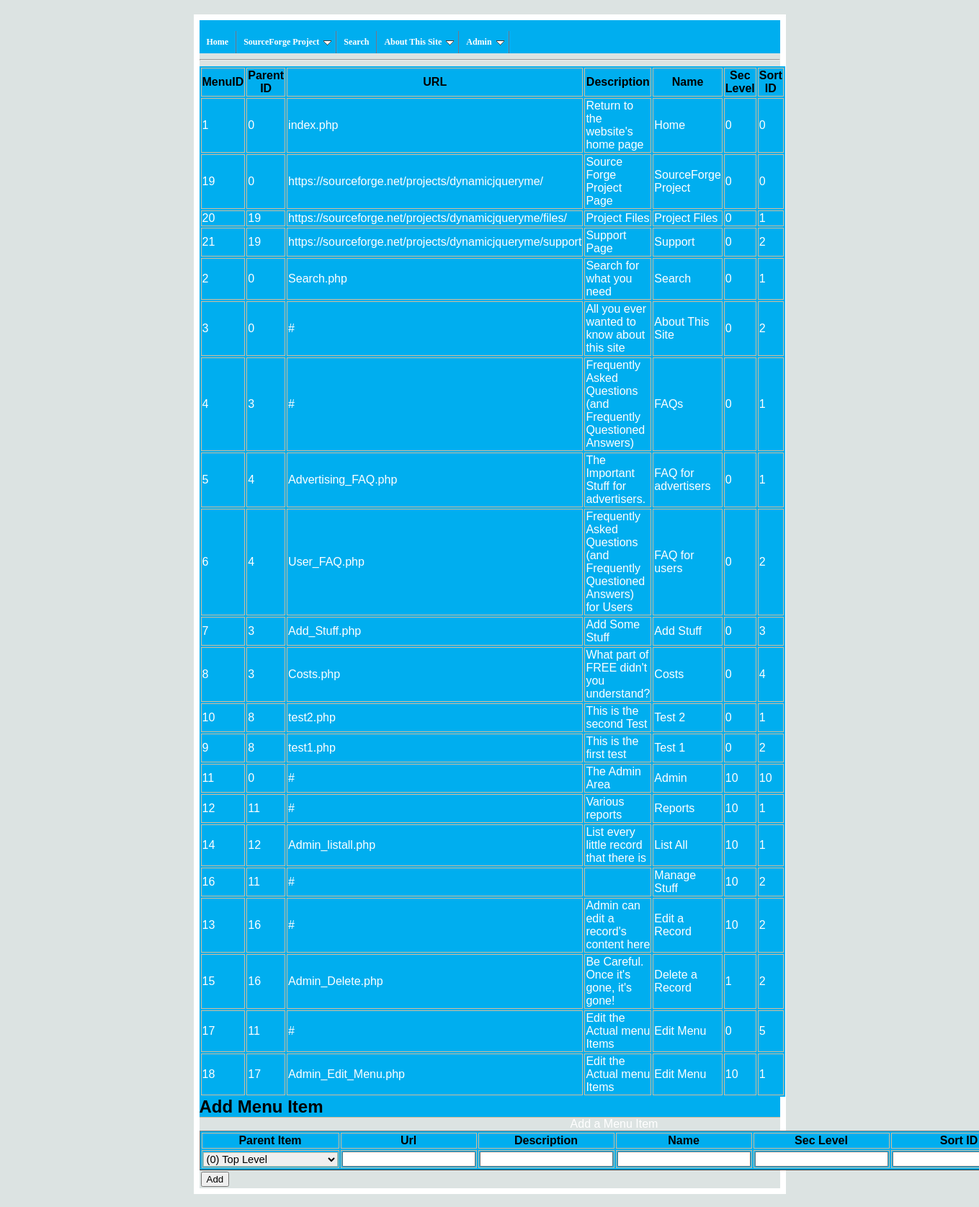
The app's page /Admin_Edit_Menu.php with its own data.
### tables this page shows
CREATE TABLE IF NOT EXISTS `menu` (
  `menuid` bigint(10) unsigned NOT NULL auto_increment,
  `parentid` bigint(10) unsigned NOT NULL default '0',
  `sortid` bigint(10) unsigned NOT NULL default '0',
  `url` varchar(255) NOT NULL default '#',
  `name` varchar(255) NOT NULL default 'Unknown',
  `desc` varchar(255) NOT NULL default 'Unknown',
  `seclevel` bigint(10) unsigned NOT NULL default '0',
  PRIMARY KEY  (`menuid`)
);

### Admin_Edit_Menu.php (the view, shortened to what this page needs)
<html>
    <head>
        <link rel="stylesheet" type="text/css" href="jquery/jqueryslidemenu.css" />
        <link rel="stylesheet" type="text/css" href="default.css">
    </head>
    <body>
        <div id="main" align="center">
        <div align="center">
            <?php include_once ("menu.php"); ?>
        </div>
		<hr style="clear: left"/>
		<table>
			<tr>
				<th>MenuID</th>
				<th>Parent ID</th>
				<th>URL</th>
				<th>Description</th>
				<th>Name</th>
				<th>Sec Level</th>
				<th>Sort ID</th>
			</tr>
        <?php
        editmenu(0);
        ?>
		</table>
		<h2>Add Menu Item</h2>
        <form action="<?=$_SERVER["SCRIPT_NAME"]?>" method="POST" accept-charset="utf-8">
            <table border="1" summary="Add a Menu item to the menu">
                <caption align="top">
                    Add a Menu Item
                </caption>
                <tr>
                    <th>
                        Parent Item
                    </th>
                    <th>
                        Url
                    </th>
                    <th>
                        Description
                    </th>
                    <th>
                        Name
                    </th>
                    <th>
                        Sec Level
                    </th>
                    <th>
                        Sort ID
                    </th>
                </tr>
                <tr>
                    <td>
                        <select name="parentid">
                            <option value="0">(0) Top Level</option>
                        </select>
                    </td>
                    <td>
                        <input type="text" name="url">
                    </td>
                    <td>
                        <input type="text" name="desc">
                    </td>
                    <td>
                        <input type="text" name="name">
                    </td>
                    <td>
                        <input type="text" name="seclevel">
                    </td>
                    <td>
                        <input type="text" name="sortid">
                    </td>
                </tr>
            </table>
            <p>
                <input type="submit" value="Add" />
            </p>
        </form>
    </body>
</html>
<?php
function editmenu($parentid) {
    $query = 'Select * from menu where parentid='.$parentid.' order by sortid ASC ';
    $result = mysql_query($query) or die('<h3>Query failed: '.mysql_error().'</h3>');
    $rowcount = mysql_num_rows($result);
    if ($rowcount < 1) {
        return;
    } else {
		while ($row = mysql_fetch_array($result)) {
		?>
			<tr>
			<td><?=$row["menuid"]?></td>
			<td><?=$row["parentid"]?></td>
            <td><?=$row["url"]?></td>
			<td><?=$row["desc"]?></td>
			<td><?=$row["name"]?></td>
			<td><?=$row["seclevel"]?></td>
			<td><?=$row["sortid"]?></td>
			</tr>
            <?php $tmpparentid = $row["menuid"];
            editmenu($tmpparentid);?>
        <?php }
    }
}
?>

### menu.php
<?php
if (isset($_REQUEST["seclevel"])) {
    $seclevel = $_REQUEST["seclevel"];
} else {
    $seclevel = 10;
}
?>
<div id="myslidemenu" class="jqueryslidemenu">
    <br style="clear: left"/>
    <?php
    getmenu(0, $seclevel);
    ?>
    <br style="clear: left"/>
</div>
<?php
function getmenu($parentid, $myseclevel) {
    $tmpmyseclevel = $myseclevel + 1;
    $query = 'Select * from menu where parentid='.$parentid.' and seclevel < '.$tmpmyseclevel.' order by sortid ASC ';
    $result = mysql_query($query) or die('<h3>Query failed: '.mysql_error().'</h3>');
    $rowcount = mysql_num_rows($result);
    if ($rowcount < 1) {
        return;
    } else {
        echo "<ul>";
        while ($row = mysql_fetch_array($result)) {
            echo '<li>'.'<a href="'.$row["url"].'" title="'.$row["desc"].'">'.$row["name"]."</a>";
            $tmpparentid = $row["menuid"];
            getmenu($tmpparentid, $myseclevel);
            echo "</li>";
        }
        echo "</ul>";
    }
}
?>

### default.css (style rules this page uses)
body,h1,h2,h3,h4,h5,h6,p,form,fieldset,img { margin : 0; padding : 0; border : 0; }
ul { margin : 1; }
body { background-color : #00aeef; color : #222; font-size : 1em; font-family : Verdana, Arial, sans-serif; }
table { background-color : #00aeef; color : #FFFFFF; font-size : 1em; font-family : Verdana, Arial, sans-serif; }
body { padding : 20px 0; background : #DCE3E2; text-align : center; }
th { color : #000000; font-weight : bold; border-top : 1px solid #d1bd9d; border-bottom : 1px solid #d1bd9d; border-left : 1px solid #d1bd9d; border-right : 1px solid #d1bd9d; }
td { border-top : 1px solid #d1bd9d; border-bottom : 1px solid #d1bd9d; border-left : 1px solid #d1bd9d; border-right : 1px solid #d1bd9d; }
h2 { border-bottom : 1px solid #d1bd9d; background-color : #00aeef; color : #000000; }
p { margin : 1; padding : 1; text-align : justify; text-justify : newspaper; }
.input, select, textarea { border : 1px solid #d1bd9d; font : 0.917em Arial, sans-serif; }
a { background-color : inherit; color : #642; text-decoration : underline; }
a:link { color : #FFB135; }
#main { width : 806px; margin : 0 auto; border : 8px solid #fff; text-align : left; }

### records on screen
menu: name "Home", menuid "1", parentid "0", url "index.php", desc "Return to the website's home page", seclevel "0", sortid "0"
menu: name "SourceForge Project", menuid "19", parentid "0", url "https://sourceforge.net/projects/dynamicjqueryme/", desc "Source Forge Project Page", seclevel "0", sortid "0"
menu: name "Search", menuid "2", parentid "0", url "Search.php", desc "Search for what you need", seclevel "0", sortid "1"
menu: name "About This Site", menuid "3", parentid "0", url "#", desc "All you ever wanted to know about this site", seclevel "0", sortid "2"
menu: name "Admin", menuid "11", parentid "0", url "#", desc "The Admin Area", seclevel "10", sortid "10"
menu: menuid "20", parentid "19", url "https://sourceforge.net/projects/dynamicjqueryme/files/", desc "Project Files", name "Project Files", seclevel "0", sortid "1"
menu: menuid "21", parentid "19", url "https://sourceforge.net/projects/dynamicjqueryme/support", desc "Support Page", name "Support", seclevel "0", sortid "2"
menu: menuid "4", parentid "3", url "#", desc "Frequently Asked Questions (and Frequently Questioned Answers)", name "FAQs", seclevel "0", sortid "1"
menu: menuid "5", parentid "4", url "Advertising_FAQ.php", desc "The Important Stuff for advertisers.", name "FAQ for advertisers", seclevel "0", sortid "1"
menu: menuid "6", parentid "4", url "User_FAQ.php", desc "Frequently Asked Questions (and Frequently Questioned Answers) for Users", name "FAQ for users", seclevel "0", sortid "2"
menu: menuid "7", parentid "3", url "Add_Stuff.php", desc "Add Some Stuff", name "Add Stuff", seclevel "0", sortid "3"
menu: menuid "8", parentid "3", url "Costs.php", desc "What part of FREE didn't you understand?", name "Costs", seclevel "0", sortid "4"
menu: menuid "10", parentid "8", url "test2.php", desc "This is the second Test", name "Test 2", seclevel "0", sortid "1"
menu: menuid "9", parentid "8", url "test1.php", desc "This is the first test", name "Test 1", seclevel "0", sortid "2"
menu: menuid "12", parentid "11", url "#", desc "Various reports", name "Reports", seclevel "10", sortid "1"
menu: menuid "14", parentid "12", url "Admin_listall.php", desc "List every little record that there is", name "List All", seclevel "10", sortid "1"
menu: menuid "16", parentid "11", url "#", name "Manage Stuff", seclevel "10", sortid "2"
menu: menuid "13", parentid "16", url "#", desc "Admin can edit a record's content here", name "Edit a Record", seclevel "10", sortid "2"
menu: menuid "15", parentid "16", url "Admin_Delete.php", desc "Be Careful. Once it's gone, it's gone!", name "Delete a Record", seclevel "1", sortid "2"
menu: menuid "17", parentid "11", url "#", desc "Edit the Actual menu Items", name "Edit Menu", seclevel "0", sortid "5"
menu: menuid "18", parentid "17", url "Admin_Edit_Menu.php", desc "Edit the Actual menu Items", name "Edit Menu", seclevel "10", sortid "1"
